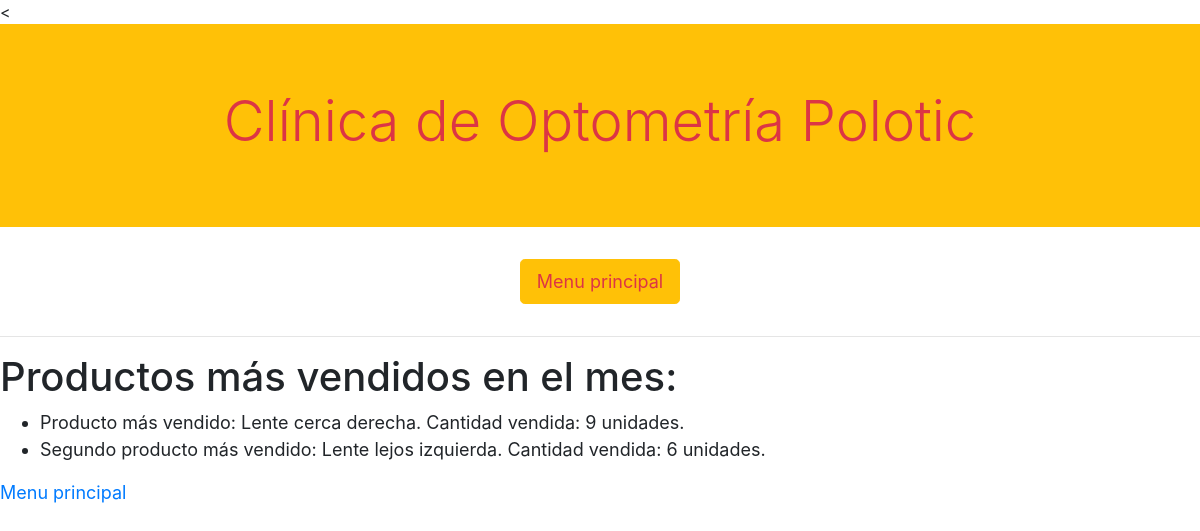
The app's page /productos_mas_vendidos, older data.
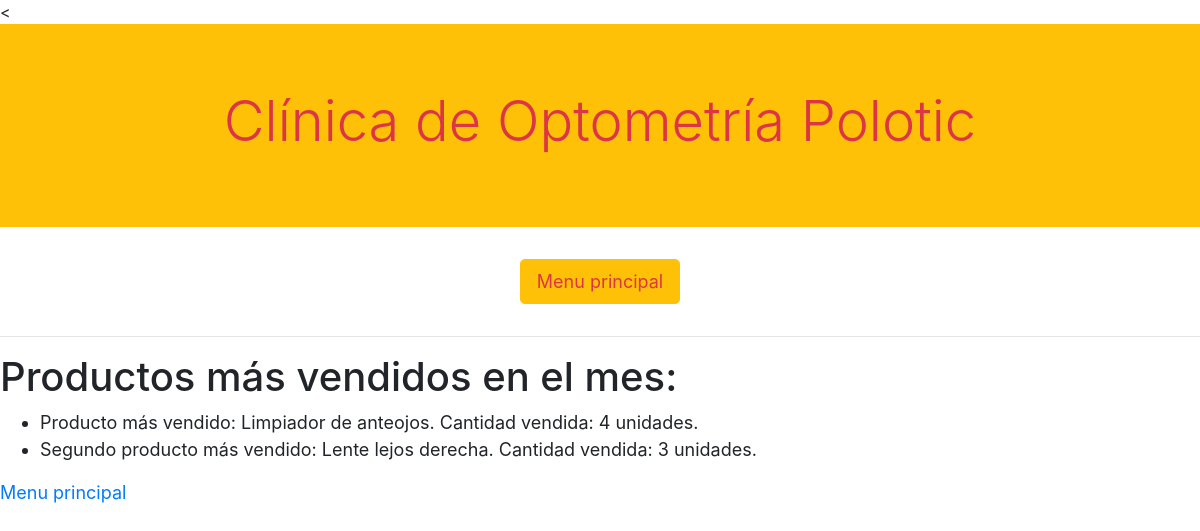
The same page, newer data.
### clinica/models.py (models this page shows, shortened)
class Producto(models.Model):
    nombre_producto = models.CharField(max_length=64)
    precio = models.DecimalField(decimal_places=2, max_digits=5)
    lejos_cerca = models.ForeignKey(LejosCerca, on_delete=models.RESTRICT, related_name="lejos_o_cerca")
    izquierda_derecha = models.ForeignKey(IzquierdaDerecha, on_delete=models.RESTRICT, related_name="izquierda_o_derecha")
    armazon = models.ForeignKey(Armazon, on_delete=models.RESTRICT, related_name="incluye_armazon")

### clinica/views.py (the view)
# urls.py: path("productos_mas_vendidos", views.productos_mas_vendidos, name ="productos_mas_vendidos"),
def productos_mas_vendidos(request):
    productos = Producto.objects.all()
    cant_max1 = 0
    cant_max2 = 0
    ahora = datetime.now()
    mes = timedelta(weeks=4)
    fecha = ahora - mes
    for prod in productos:
        pedidos_prod= Pedido.objects.filter(producto = prod.id).filter(fecha_y_hora__range=(fecha, ahora))
        cantidad_prod = 0
        for ped in pedidos_prod:
            cantidad_prod = cantidad_prod + ped.cantidad
        if cantidad_prod > cant_max1:
            prod_max1 = prod.nombre_producto
            cant_max1= cantidad_prod
        elif cantidad_prod > cant_max2:
            prod_max2 = prod.nombre_producto
            cant_max2= cantidad_prod
    return render(request, "clinica/productos_mas_vendidos.html", {"cant_max1": cant_max1,
                                                                   "cant_max2": cant_max2,
                                                                   "prod_max1": prod_max1,
                                                                   "prod_max2": prod_max2})

### clinica/templates/clinica/productos_mas_vendidos.html
{% extends "clinica/layout.html" %}
{% block body %}
<h1>Productos más vendidos en el mes:</h1>
<ul>
<li>Producto más vendido: {{prod_max1}}. Cantidad vendida: {{cant_max1}} unidades.</li>
<li>Segundo producto más vendido: {{prod_max2}}. Cantidad vendida: {{cant_max2}} unidades.</li>
</ul>
<a href="{% url 'usuarios:index' %}">Menu principal</a>
{% endblock %}

Row changes from the older to the newer data that the page shows:
no longer on this page (row edited): Producto: nombre_producto "Lente lejos izquierda"
now on this page (row edited): Producto: nombre_producto "Limpiador de anteojos"
Text that changed along with them:
{{ cant_max1 }}: "9" → "4"
{{ prod_max2 }}: "Lente lejos izquierda" → "Lente lejos derecha"
{{ cant_max2 }}: "6" → "3"
{{ prod_max1 }}: "Lente cerca derecha" → "Limpiador de anteojos"
